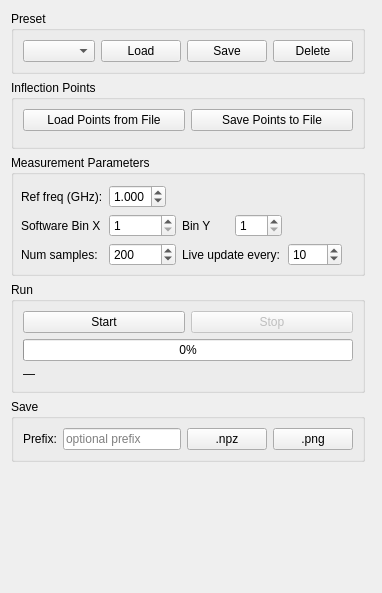
<?xml version="1.0" encoding="UTF-8"?>
<ui version="4.0">
 <class>magnetometry_tab_content</class>
 <widget class="QWidget" name="magnetometry_tab_content">
  <property name="geometry">
   <rect>
    <x>0</x>
    <y>0</y>
    <width>380</width>
    <height>593</height>
   </rect>
  </property>
  <layout class="QHBoxLayout" name="mag_outer_hbox">
   <item>
    <layout class="QVBoxLayout" name="mag_controls_vbox">
     <item>
      <widget class="QGroupBox" name="mag_preset_group">
       <property name="title">
        <string>Preset</string>
       </property>
       <layout class="QHBoxLayout">
        <item>
         <widget class="QComboBox" name="mag_preset_combo"/>
        </item>
        <item>
         <widget class="QPushButton" name="mag_preset_load_btn">
          <property name="text">
           <string>Load</string>
          </property>
         </widget>
        </item>
        <item>
         <widget class="QPushButton" name="mag_preset_save_btn">
          <property name="text">
           <string>Save</string>
          </property>
         </widget>
        </item>
        <item>
         <widget class="QPushButton" name="mag_preset_delete_btn">
          <property name="text">
           <string>Delete</string>
          </property>
         </widget>
        </item>
       </layout>
      </widget>
     </item>
     <item>
      <widget class="QGroupBox" name="mag_points_group">
       <property name="title">
        <string>Inflection Points</string>
       </property>
       <layout class="QVBoxLayout">
        <item>
         <layout class="QHBoxLayout">
          <item>
           <widget class="QPushButton" name="mag_points_load_btn">
            <property name="text">
             <string>Load Points from File</string>
            </property>
           </widget>
          </item>
          <item>
           <widget class="QPushButton" name="mag_points_save_btn">
            <property name="text">
             <string>Save Points to File</string>
            </property>
           </widget>
          </item>
         </layout>
        </item>
        <item>
         <widget class="QWidget" name="mag_inflection_table_placeholder" native="true"/>
        </item>
       </layout>
      </widget>
     </item>
     <item>
      <widget class="QGroupBox" name="mag_params_group">
       <property name="sizePolicy">
        <sizepolicy hsizetype="Expanding" vsizetype="Expanding">
         <horstretch>0</horstretch>
         <verstretch>0</verstretch>
        </sizepolicy>
       </property>
       <property name="title">
        <string>Measurement Parameters</string>
       </property>
       <widget class="QWidget" name="">
        <property name="geometry">
         <rect>
          <x>10</x>
          <y>30</y>
          <width>321</width>
          <height>81</height>
         </rect>
        </property>
        <layout class="QGridLayout" name="gridLayout">
         <property name="sizeConstraint">
          <enum>QLayout::SizeConstraint::SetNoConstraint</enum>
         </property>
         <item row="0" column="0">
          <widget class="QLabel" name="label">
           <property name="text">
            <string>Ref freq (GHz):</string>
           </property>
          </widget>
         </item>
         <item row="0" column="1">
          <widget class="QDoubleSpinBox" name="mag_ref_freq_spin">
           <property name="sizePolicy">
            <sizepolicy hsizetype="Fixed" vsizetype="Fixed">
             <horstretch>0</horstretch>
             <verstretch>0</verstretch>
            </sizepolicy>
           </property>
           <property name="decimals">
            <number>3</number>
           </property>
           <property name="minimum">
            <double>0.100000000000000</double>
           </property>
           <property name="maximum">
            <double>8.000000000000000</double>
           </property>
           <property name="value">
            <double>1.000000000000000</double>
           </property>
          </widget>
         </item>
         <item row="1" column="0">
          <widget class="QLabel" name="label">
           <property name="text">
            <string>Software Bin X</string>
           </property>
          </widget>
         </item>
         <item row="1" column="1">
          <widget class="QSpinBox" name="mag_bin_x_spin">
           <property name="minimum">
            <number>1</number>
           </property>
           <property name="maximum">
            <number>32</number>
           </property>
           <property name="value">
            <number>1</number>
           </property>
          </widget>
         </item>
         <item row="1" column="2">
          <widget class="QLabel" name="label">
           <property name="text">
            <string>Bin Y</string>
           </property>
          </widget>
         </item>
         <item row="1" column="3">
          <widget class="QSpinBox" name="mag_bin_y_spin">
           <property name="minimum">
            <number>1</number>
           </property>
           <property name="maximum">
            <number>32</number>
           </property>
           <property name="value">
            <number>1</number>
           </property>
          </widget>
         </item>
         <item row="2" column="0">
          <widget class="QLabel" name="label">
           <property name="text">
            <string>Num samples:</string>
           </property>
          </widget>
         </item>
         <item row="2" column="1">
          <widget class="QSpinBox" name="mag_num_samples_spin">
           <property name="minimum">
            <number>1</number>
           </property>
           <property name="maximum">
            <number>100000</number>
           </property>
           <property name="value">
            <number>200</number>
           </property>
          </widget>
         </item>
         <item row="2" column="2" colspan="2">
          <widget class="QLabel" name="label">
           <property name="text">
            <string>Live update every:</string>
           </property>
          </widget>
         </item>
         <item row="2" column="4">
          <widget class="QSpinBox" name="mag_live_interval_spin">
           <property name="sizePolicy">
            <sizepolicy hsizetype="Fixed" vsizetype="Fixed">
             <horstretch>0</horstretch>
             <verstretch>0</verstretch>
            </sizepolicy>
           </property>
           <property name="minimum">
            <number>1</number>
           </property>
           <property name="maximum">
            <number>1000</number>
           </property>
           <property name="value">
            <number>10</number>
           </property>
          </widget>
         </item>
        </layout>
       </widget>
      </widget>
     </item>
     <item>
      <widget class="QGroupBox" name="mag_run_group">
       <property name="title">
        <string>Run</string>
       </property>
       <layout class="QVBoxLayout">
        <item>
         <layout class="QHBoxLayout">
          <item>
           <widget class="QPushButton" name="mag_start_btn">
            <property name="text">
             <string>Start</string>
            </property>
           </widget>
          </item>
          <item>
           <widget class="QPushButton" name="mag_stop_btn">
            <property name="enabled">
             <bool>false</bool>
            </property>
            <property name="text">
             <string>Stop</string>
            </property>
           </widget>
          </item>
         </layout>
        </item>
        <item>
         <widget class="QProgressBar" name="mag_progress_bar">
          <property name="value">
           <number>0</number>
          </property>
         </widget>
        </item>
        <item>
         <widget class="QLabel" name="mag_time_label">
          <property name="text">
           <string>—</string>
          </property>
         </widget>
        </item>
       </layout>
      </widget>
     </item>
     <item>
      <widget class="QGroupBox" name="mag_save_group">
       <property name="title">
        <string>Save</string>
       </property>
       <layout class="QHBoxLayout">
        <item>
         <widget class="QLabel" name="label">
          <property name="text">
           <string>Prefix:</string>
          </property>
         </widget>
        </item>
        <item>
         <widget class="QLineEdit" name="mag_prefix_edit">
          <property name="placeholderText">
           <string>optional prefix</string>
          </property>
         </widget>
        </item>
        <item>
         <widget class="QPushButton" name="mag_save_npz_btn">
          <property name="text">
           <string>.npz</string>
          </property>
         </widget>
        </item>
        <item>
         <widget class="QPushButton" name="mag_save_png_btn">
          <property name="text">
           <string>.png</string>
          </property>
         </widget>
        </item>
       </layout>
      </widget>
     </item>
     <item>
      <spacer>
       <property name="orientation">
        <enum>Qt::Orientation::Vertical</enum>
       </property>
       <property name="sizeHint" stdset="0">
        <size>
         <width>20</width>
         <height>40</height>
        </size>
       </property>
      </spacer>
     </item>
    </layout>
   </item>
   <item>
    <widget class="QWidget" name="mag_preview_widget" native="true"/>
   </item>
  </layout>
 </widget>
 <resources/>
 <connections/>
</ui>
